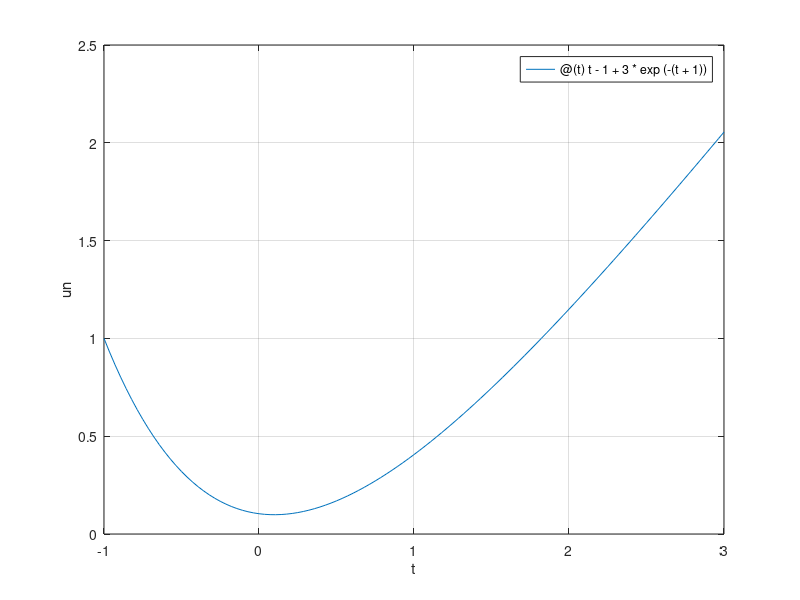

This figure's MATLAB source: (Note: this script raises an error after producing the figure.)
odefun=@(t,y)t-y;

t0=-1;
T=3;

tspan=[t0,T];
y0=1;

yex=@(t)t-1+3*exp(-(t+1));
figure(1); clf
fplot(yex,tspan)
grid
xlabel('t');
ylabel('un');
hold on

Err=[];

%H=[0.1,0.01,0.001];
H=[0.5,0.25,0.125];

for h=H

    Nh=fix((T-t0)/h);

    %[tn,un]=eulero_imp(odefun,tspan,y0,Nh);
    [tn,un]=cranknicolson(odefun,tspan,y0,Nh,1.e-3,10);
    plot(tn,un,'.--','MarkerSize',20);
    % definisco vettore valori esatti in tn
    yn=yex(tn);
    err=max(abs(yn-un));
    Err=[Err;err];
end

Err

legend('Esatta','0.5','0.25','0.125','location','northwest')

figure(2); clf
loglog(H,Err,'*-')
grid on
xlabel('h');
ylabel('errore');
hold on
loglog(H,H.^2)
legend('Err','H','location','northwest')
